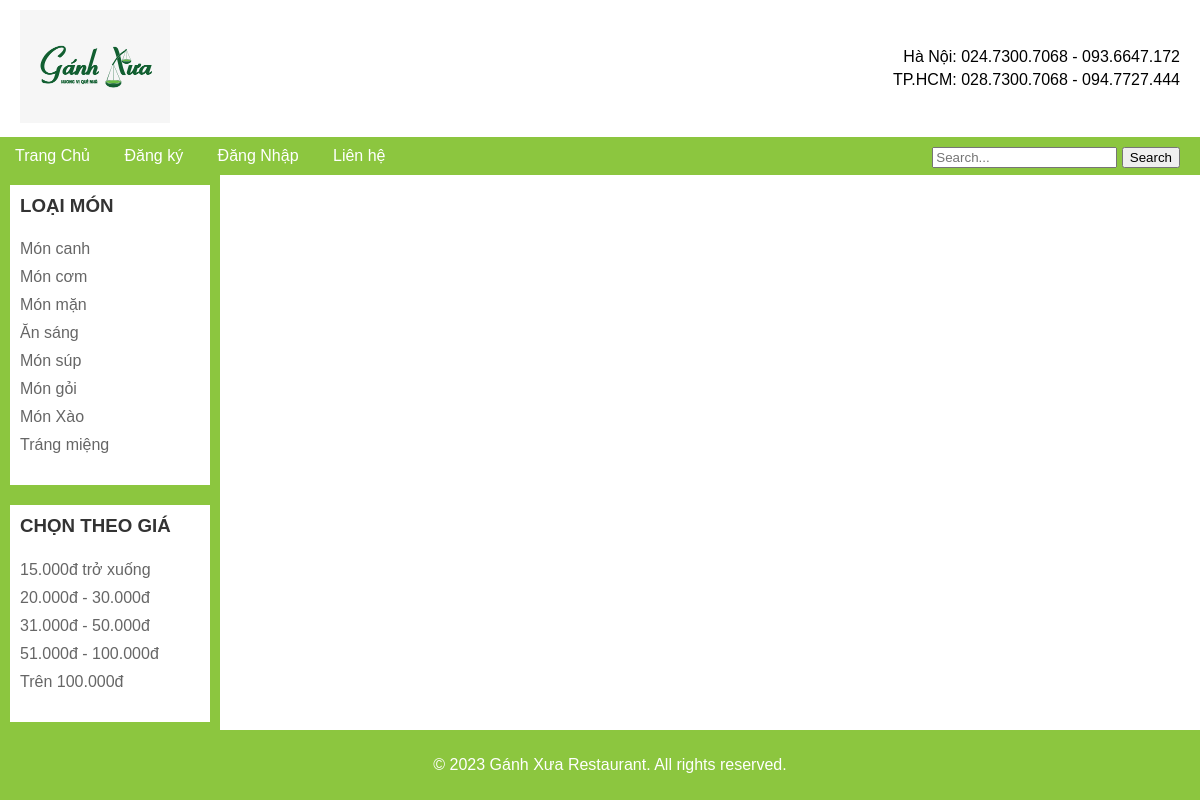
Screenshot of /C3/Bai5.php with the database file from the repository.
### tables this page shows
CREATE TABLE `loai_mon_an` (
  `ma_loai` int(11) NOT NULL,
  `ten_loai` varchar(200) NOT NULL,
  `mo_ta` varchar(500) NOT NULL,
  `hinh` varchar(300) NOT NULL
);

### C3/Bai5.php (the view, shortened to what this page needs)
<?php
$dbname = "ql_nha_hang";
$driver = "mysql:host=localhost;dbname=$dbname";
$username = "root";
$password = "";
try {
    $pdo = new PDO($driver, $username, $password);
    $stmt = $pdo->query("SELECT ma_loai, ten_loai, mo_ta FROM loai_mon_an");
    $categories = $stmt->fetchAll(PDO::FETCH_ASSOC);
} catch (PDOException $e) {
    echo "Connection failed: " . $e->getMessage();
}
?>
<!DOCTYPE html>
<html lang="en">
<head>
</head>
<body>
    <div class="header">
        <div class="logo">
            <img src="images/logo.png" alt="Gánh Xưa Logo">
        </div>
        <div class="contact-info">
            <p>Hà Nội: 024.7300.7068 - 093.6647.172</p>
            <p>TP.HCM: 028.7300.7068 - 094.7727.444</p>
        </div>
    </div>
    <div class="navigation">
        <a href="#">Trang Chủ</a>
        <a href="#">Đăng ký</a>
        <a href="#">Đăng Nhập</a>
        <a href="#">Liên hệ</a>
        <div class="search-box">
            <input type="text" placeholder="Search...">
            <button>Search</button>
        </div>
    </div>
    <div class="sidebar">
        <div class="sidebar-section">
            <h3>LOẠI MÓN</h3>
            <ul>
                <?php foreach ($categories as $category): ?>
                    <li><a href="?ma_loai=<?php echo $category['ma_loai']; ?>" title="<?php echo $category['mo_ta']; ?>">
                            <?php echo $category['ten_loai']; ?>
                        </a></li>
                <?php endforeach; ?>
            </ul>
        </div>
        <div class="sidebar-section">
            <h3>CHỌN THEO GIÁ</h3>
            <ul>
                <li><a href="#">15.000đ trở xuống</a></li>
                <li><a href="#">20.000đ - 30.000đ</a></li>
                <li><a href="#">31.000đ - 50.000đ</a></li>
                <li><a href="#">51.000đ - 100.000đ</a></li>
                <li><a href="#">Trên 100.000đ</a></li>
            </ul>
        </div>
    </div>
    <div class="footer">
        <p>© 2023 Gánh Xưa Restaurant. All rights reserved.</p>
    </div>
</body>
</html>

### C3/Bai5.php (style rules this page uses)
body { margin: 0; font-family: Arial, sans-serif; }
.header { display: flex; justify-content: space-between; align-items: center; padding: 10px 20px; }
.logo { flex: 0 0 auto; }
.logo img { max-width: 150px; height: auto; }
.contact-info { flex: 0 0 auto; text-align: right; }
.contact-info p { margin: 5px 0; }
.navigation { background: #8CC63F; padding: 10px 0; }
.navigation a { color: white; text-decoration: none; margin: 0 15px; }
.search-box { float: right; margin-right: 20px; }
.sidebar { width: 200px; background: #8CC63F; padding: 10px; float: left; }
.sidebar-section { background: white; margin-bottom: 20px; padding: 10px; }
.sidebar h3 { color: #333; margin-top: 0; }
.sidebar ul { list-style: none; padding: 0; }
.sidebar ul li { padding: 5px 0; }
.sidebar ul li a { color: #666; text-decoration: none; }
.footer { clear: both; background: #8CC63F; color: white; text-align: center; padding: 10px; position: fixed; bottom: 0; width: 100%; }

### rows the page displays
loai_mon_an: ten_loai "Món canh"
loai_mon_an: ten_loai "Món cơm"
loai_mon_an: ten_loai "Món mặn"
loai_mon_an: ten_loai "Ăn sáng"
loai_mon_an: ten_loai "Món súp"
loai_mon_an: ten_loai "Món gỏi"
loai_mon_an: ten_loai "Món Xào"
loai_mon_an: ten_loai "Tráng miệng"
